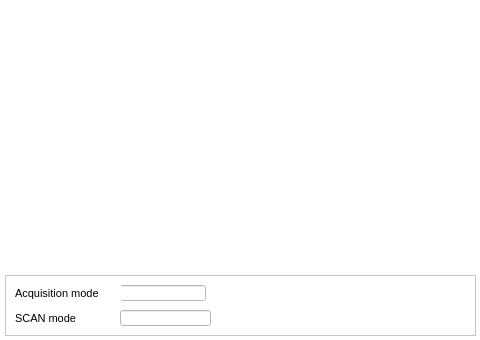
<?xml version="1.0" encoding="UTF-8"?>
<ui version="4.0">
 <class>ADC</class>
 <widget class="QMainWindow" name="ADC">
  <property name="geometry">
   <rect>
    <x>0</x>
    <y>0</y>
    <width>480</width>
    <height>340</height>
   </rect>
  </property>
  <property name="sizePolicy">
   <sizepolicy hsizetype="Minimum" vsizetype="Minimum">
    <horstretch>0</horstretch>
    <verstretch>0</verstretch>
   </sizepolicy>
  </property>
  <property name="windowTitle">
   <string>ADC raw data</string>
  </property>
  <property name="styleSheet">
   <string notr="true">background-color: rgb(255, 255, 255);</string>
  </property>
  <property name="Title" stdset="0">
   <string>ADC synth data on $(DEVICE), channel $(CH)</string>
  </property>
  <widget class="QWidget" name="centralwidget">
   <widget class="caCartesianPlot" name="adc">
    <property name="geometry">
     <rect>
      <x>0</x>
      <y>0</y>
      <width>480</width>
      <height>270</height>
     </rect>
    </property>
    <property name="sizePolicy">
     <sizepolicy hsizetype="MinimumExpanding" vsizetype="MinimumExpanding">
      <horstretch>0</horstretch>
      <verstretch>0</verstretch>
     </sizepolicy>
    </property>
    <property name="font">
     <font>
      <family>Sans</family>
      <pointsize>8</pointsize>
     </font>
    </property>
    <property name="Title" stdset="0">
     <string notr="true">ADC synth buffer :: channel $(CH)</string>
    </property>
    <property name="TitleX">
     <string notr="true">ADC samples</string>
    </property>
    <property name="TitleY">
     <string notr="true">ADC counts</string>
    </property>
    <property name="channels_1" stdset="0">
     <string notr="true">;$(DEVICE):signals:adc_synth.$(CH)</string>
    </property>
    <property name="Style_1">
     <enum>caCartesianPlot::Lines</enum>
    </property>
    <property name="symbol_1">
     <enum>caCartesianPlot::Star1</enum>
    </property>
    <property name="color_1">
     <color>
      <red>255</red>
      <green>0</green>
      <blue>0</blue>
     </color>
    </property>
    <property name="channels_2" stdset="0">
     <string notr="true"/>
    </property>
    <property name="symbol_2">
     <enum>caCartesianPlot::Star2</enum>
    </property>
    <property name="color_2">
     <color>
      <red>3</red>
      <green>0</green>
      <blue>255</blue>
     </color>
    </property>
    <property name="channels_3" stdset="0">
     <string notr="true"/>
    </property>
    <property name="symbol_3">
     <enum>caCartesianPlot::Star1</enum>
    </property>
    <property name="color_3">
     <color>
      <red>31</red>
      <green>173</green>
      <blue>30</blue>
     </color>
    </property>
    <property name="channels_4" stdset="0">
     <string notr="true"/>
    </property>
    <property name="symbol_4">
     <enum>caCartesianPlot::Star2</enum>
    </property>
    <property name="color_4">
     <color>
      <red>122</red>
      <green>12</green>
      <blue>114</blue>
     </color>
    </property>
    <property name="plotMode">
     <enum>caCartesianPlot::PlotNPointsAndStop</enum>
    </property>
    <property name="countNumOrChannel" stdset="0">
     <string notr="true"/>
    </property>
    <property name="triggerChannel" stdset="0">
     <string notr="true"/>
    </property>
    <property name="foreground">
     <color alpha="0">
      <red>255</red>
      <green>255</green>
      <blue>255</blue>
     </color>
    </property>
    <property name="gridColor">
     <color>
      <red>0</red>
      <green>0</green>
      <blue>0</blue>
     </color>
    </property>
    <property name="XaxisScaling" stdset="0">
     <enum>caCartesianPlot::Auto</enum>
    </property>
    <property name="XaxisLimits">
     <string>0;100</string>
    </property>
    <property name="YaxisLimits">
     <string>-1000000;-900000</string>
    </property>
   </widget>
   <widget class="QFrame" name="frame">
    <property name="geometry">
     <rect>
      <x>5</x>
      <y>275</y>
      <width>471</width>
      <height>61</height>
     </rect>
    </property>
    <property name="frameShape">
     <enum>QFrame::StyledPanel</enum>
    </property>
    <property name="frameShadow">
     <enum>QFrame::Raised</enum>
    </property>
    <widget class="caLineEdit" name="calineedit_2">
     <property name="geometry">
      <rect>
       <x>115</x>
       <y>10</y>
       <width>86</width>
       <height>16</height>
      </rect>
     </property>
     <property name="channel" stdset="0">
      <string notr="true">$(DEVICE):signals:adc_synth.ACQM</string>
     </property>
    </widget>
    <widget class="QLabel" name="label">
     <property name="geometry">
      <rect>
       <x>10</x>
       <y>10</y>
       <width>106</width>
       <height>16</height>
      </rect>
     </property>
     <property name="font">
      <font>
       <pointsize>8</pointsize>
      </font>
     </property>
     <property name="text">
      <string>Acquisition mode</string>
     </property>
    </widget>
    <widget class="QLabel" name="label_2">
     <property name="geometry">
      <rect>
       <x>10</x>
       <y>35</y>
       <width>106</width>
       <height>16</height>
      </rect>
     </property>
     <property name="font">
      <font>
       <pointsize>8</pointsize>
      </font>
     </property>
     <property name="text">
      <string>SCAN mode</string>
     </property>
    </widget>
    <widget class="caLineEdit" name="calineedit">
     <property name="geometry">
      <rect>
       <x>115</x>
       <y>35</y>
       <width>91</width>
       <height>16</height>
      </rect>
     </property>
     <property name="channel" stdset="0">
      <string notr="true">$(DEVICE):signals:adc_synth.SCAN</string>
     </property>
    </widget>
    <widget class="caRelatedDisplay" name="carelateddisplay_6">
     <property name="geometry">
      <rect>
       <x>435</x>
       <y>5</y>
       <width>31</width>
       <height>21</height>
      </rect>
     </property>
     <property name="background">
      <color>
       <red>255</red>
       <green>255</green>
       <blue>127</blue>
      </color>
     </property>
     <property name="labels">
      <string notr="true">:::</string>
     </property>
     <property name="files">
      <string notr="true">acquisition_settings</string>
     </property>
     <property name="args">
      <string notr="true">DEVICE=$(DEVICE)</string>
     </property>
    </widget>
   </widget>
  </widget>
 </widget>
 <customwidgets>
  <customwidget>
   <class>QwtPlot</class>
   <extends>QFrame</extends>
   <header>qwt_plot.h</header>
  </customwidget>
  <customwidget>
   <class>caRelatedDisplay</class>
   <extends>QWidget</extends>
   <header>caRelatedDisplay</header>
  </customwidget>
  <customwidget>
   <class>caLineEdit</class>
   <extends>QLineEdit</extends>
   <header>caLineEdit</header>
  </customwidget>
  <customwidget>
   <class>caCartesianPlot</class>
   <extends>QwtPlot</extends>
   <header>caCartesianPlot</header>
  </customwidget>
 </customwidgets>
 <resources/>
 <connections/>
</ui>
